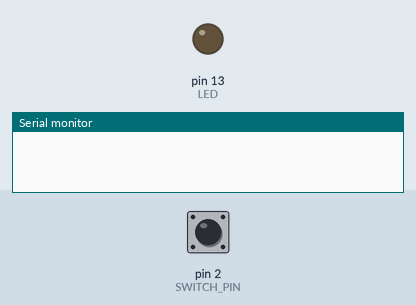
This sketch was run on a simulated Arduino Uno, built with avr-gcc and run on an emulated ATmega328P. Shown: output pins drawn as LEDs (lit = HIGH), the last lines printed to the serial monitor. The test bench sets the inputs (shaded band); at power-on: pin 2 (SWITCH_PIN) HIGH.

Above: at 1.2 s.
1.3 s: pin 2 (SWITCH_PIN) pulled LOW for 0.15 s
At 2.5 s:
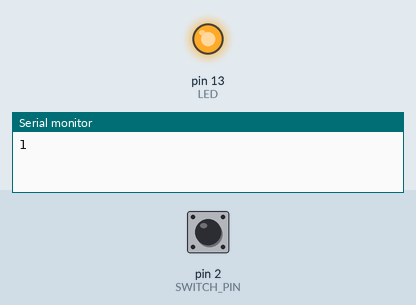
2.9 s: pin 2 (SWITCH_PIN) pulled LOW for 1 s
At 5.0 s:
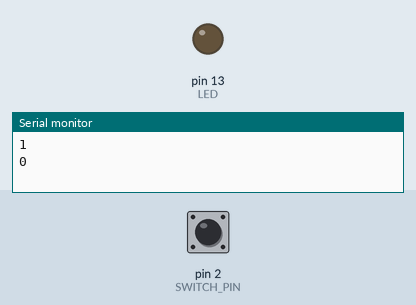
5.4 s: pin 2 (SWITCH_PIN) pulled LOW for 3.2 s
At 9.7 s:
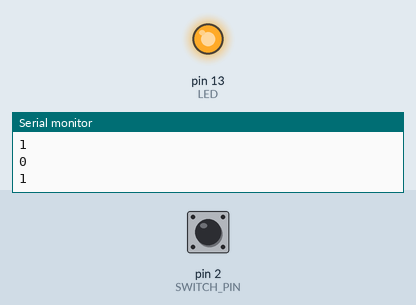
Timing chart, 0 to 11.2 s (numbered marks = the images above; inputs shaded):
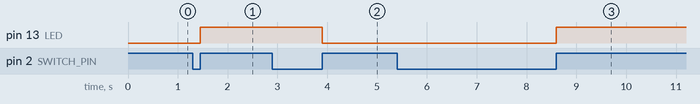

The sketch:

Practica_6.ino
```cpp
#include <Arduino.h>

// Código Arduino para probar el sensor pulsador (KY-004) con interrupciones

// ARDUINO UNO interrupciones en pines 2 y 3
// Arduino pin 2 --> pin S del modulo
// Arduino 5V --> pin medio del modulo
// Arduino GND --> pin - del modulo

const int LED = 13; // selecciona el pin del LED integrado
const int SWITCH_PIN = 2; // selecciona el pin para la lectura digital mediante interrupción
const int SPEED_TRANSMISSION = 9600; // selecciona la velocidad de transmisión
const int TIME_THRESHOLD = 150; // tiempo de espera antes de reconocer otra pulsación

volatile int value = LOW; // variable para almacenar el valor leído
volatile long lastPressureTime = 0; // variable para almacenar el momento de la última pulsación


// si se detecta una pulsación se enciende el LED y envía un mensaje al terminal
void interruptISR() {
  // Condicional para evitar el rebote (debounce) mediante software
  if (millis() > lastPressureTime + TIME_THRESHOLD) {
    value = !value;
    digitalWrite(LED, value);
    Serial.println(value);
    lastPressureTime = millis();
  }
}

void setup() {
  //determina el modo de los diferentes pines
  pinMode(LED, OUTPUT);
  pinMode(SWITCH_PIN, INPUT_PULLUP);
  // apaga el LED integrado
  digitalWrite(LED, LOW);
  // adiciona la interrupción al pin del interruptor
  attachInterrupt(digitalPinToInterrupt(SWITCH_PIN), interruptISR, RISING);

  // inicializa la comunicación serial al PC para ver los datos en el terminal
  Serial.begin(SPEED_TRANSMISSION);
}

void loop() {}
```

Measured:
- after the input at 1.3 s, pin 13 (LED): LOW → HIGH after 0.15 s
- after the input at 2.9 s, pin 13 (LED): HIGH → LOW after 1.0 s
- after the input at 5.4 s, pin 13 (LED): LOW → HIGH after 3.2 s
